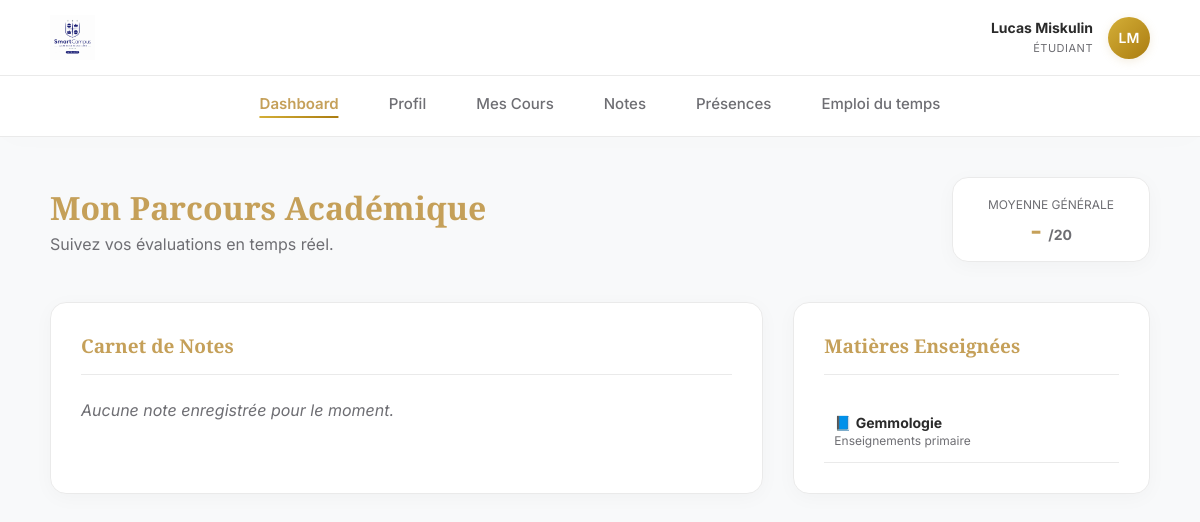
The app's page /dashboard_etudiant.php (signed in), older data.
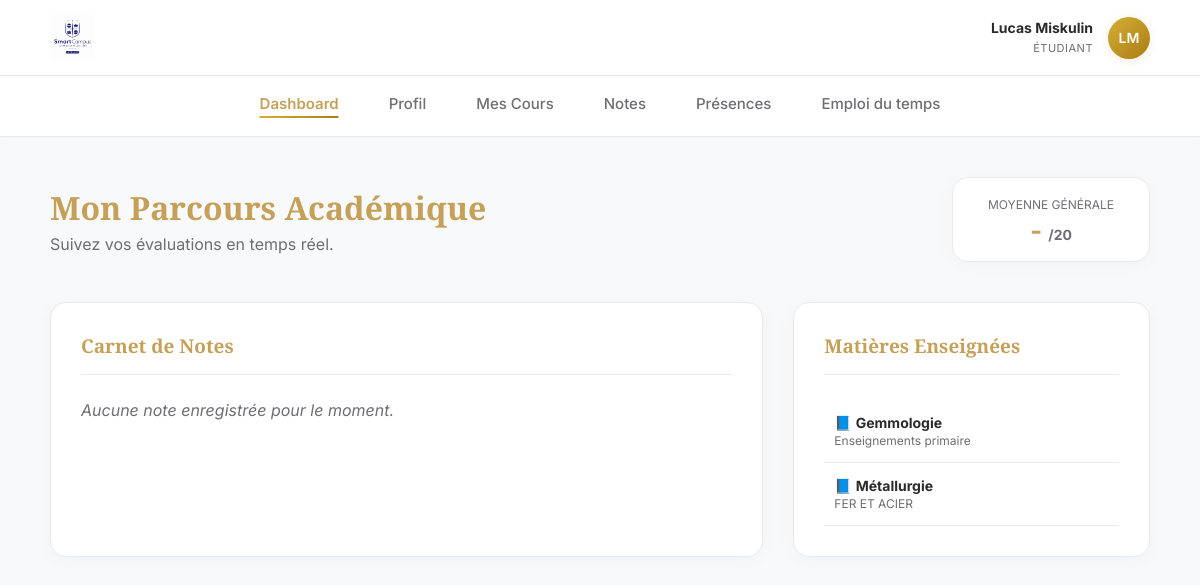
The same page, newer data.
### tables this page shows
CREATE TABLE cours (
        id INTEGER PRIMARY KEY AUTOINCREMENT,
        titre TEXT NOT NULL,
        categorie TEXT NOT NULL,
        description TEXT,
        groupe_id INTEGER,
        professeur_id INTEGER,
        FOREIGN KEY(groupe_id) REFERENCES groupes(id) ON DELETE CASCADE,
        FOREIGN KEY(professeur_id) REFERENCES utilisateurs(id) ON DELETE SET NULL
    );

### dashboard_etudiant.php (the view, shortened to what this page needs)
<?php
require_once 'db.php';
$stmt_user = $db->prepare("SELECT prenom, nom, email FROM utilisateurs WHERE id = ?");
$stmt_user->execute([$_SESSION['utilisateur_id']]);
$user = $stmt_user->fetch(PDO::FETCH_ASSOC);
$initiales = strtoupper(substr($user['prenom'], 0, 1) . substr($user['nom'], 0, 1));
$liste_cours = $db->query("SELECT * FROM cours ORDER BY categorie, titre")->fetchAll(PDO::FETCH_ASSOC);
$stmt_notes = $db->prepare("SELECT cours.titre, notes.valeur_note, notes.commentaire FROM notes JOIN cours ON notes.cours_id = cours.id WHERE notes.etudiant_id = ?");
$stmt_notes->execute([$_SESSION['utilisateur_id']]);
$mes_notes = $stmt_notes->fetchAll(PDO::FETCH_ASSOC);
$moyenne_generale = 0; $nombre_notes = count($mes_notes);
?>
<!DOCTYPE html>
<html lang="fr">
<head>
    <link rel="stylesheet" href="style.css">
</head>
<body>
    <header class="top-bar">
        <img src="images/logo.jpg" alt="Logo HEJ">
        <div class="user-widget">
            <div class="user-widget-info" style="text-align: right;">
                <strong><?= htmlspecialchars($user['prenom'] . ' ' . $user['nom']) ?></strong>
                <span>Étudiant</span>
            </div>
            <div class="avatar-small"><?= $initiales ?></div>
        </div>
    </header>
<nav class="top-nav">
    <a href="dashboard_etudiant.php" class="<?= (basename($_SERVER['PHP_SELF']) == 'dashboard_etudiant.php') ? 'active' : '' ?>">Dashboard</a>
    <a href="profil.php" class="<?= (basename($_SERVER['PHP_SELF']) == 'profil.php') ? 'active' : '' ?>">Profil</a>
    <a href="mes_cours.php" class="<?= (basename($_SERVER['PHP_SELF']) == 'mes_cours.php') ? 'active' : '' ?>">Mes Cours</a>
    <a href="mes_notes.php" class="<?= (basename($_SERVER['PHP_SELF']) == 'mes_notes.php') ? 'active' : '' ?>">Notes</a>
    <a href="presences.php" class="<?= (basename($_SERVER['PHP_SELF']) == 'presences.php') ? 'active' : '' ?>">Présences</a>
    <a href="planning.php" class="<?= (basename($_SERVER['PHP_SELF']) == 'planning.php') ? 'active' : '' ?>">Emploi du temps</a>
</nav>
    <div class="container">
        <div style="margin-bottom: 40px; display: flex; justify-content: space-between; align-items: center;">
            <div>
                <h1 style="margin:0; color:var(--primary);">Mon Parcours Académique</h1>
                <p style="margin:5px 0 0 0; color:var(--text-muted);">Suivez vos évaluations en temps réel.</p>
            </div>
            <div class="card" style="padding: 15px 35px; text-align: center;">
                <span style="font-size:12px; color:var(--text-muted); text-transform:uppercase;">Moyenne Générale</span>
                <strong style="display:block; font-size:26px; color:var(--primary); margin-top:2px;"><?= $nombre_notes > 0 ? number_format($moyenne_generale, 2, ',', ' ') : '-' ?> <span style="font-size:14px;color:var(--text-muted)">/20</span></strong>
            </div>
        </div>
        <div class="dashboard-grid">
            <div class="card">
                <div class="card-header"><h2>Carnet de Notes</h2></div>
                <?php if (empty($mes_notes)): ?>
                    <p style="color: var(--text-muted); font-style: italic;">Aucune note enregistrée pour le moment.</p>
                <?php endif; ?>
            </div>
            <div class="card">
                <div class="card-header"><h2>Matières Enseignées</h2></div>
                <table style="width:100%">
                    <?php foreach ($liste_cours as $cours): ?>
                        <tr><td>📘 <strong><?= htmlspecialchars($cours['titre']) ?></strong><br><span style="font-size:12px;color:var(--text-muted)"><?= htmlspecialchars($cours['categorie']) ?></span></td></tr>
                    <?php endforeach; ?>
                </table>
            </div>
        </div>
    </div>
</body>
</html>

Row changes from the older to the newer data that the page shows:
added cours: titre "Métallurgie", categorie "FER ET ACIER"
